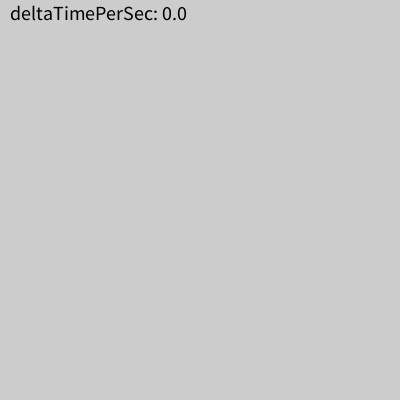
Frame 1 (no input)
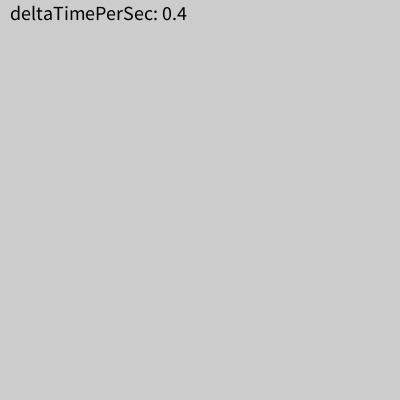
Frame 60 (the mouse pressed at the canvas centre just before this capture)
Frame 120 (the mouse held since frame 60 and released just before this capture): identical to frame 60, image omitted

The Processing sketch that drew these frames (run headless with seeded random() and noise(); from frame 60 on, the mouse is pressed at the canvas centre):

// Processing sketch: sk_anim_per_sec_practice_start
// ── sk_anim_per_sec_practice_start.pde
int secondCurrent;     // 現在の秒（0~59）
int secondPrev;        // 前フレームの秒（0~59）
float millisPrevSec;   // プログラム開始から前回の秒が変わった時までの経過時間（ミリ秒）

void setup()
{
  size( 400, 400 );
  frameRate( 30 );
  millisPrevSec = 0;
}

void draw()
{
  background( 204 );
  
  // === Time Update ===
  int secondCurrent = second();    // 現在の秒（0~60）
  float millisCurrent = millis();  // プログラムの開始から現在までの経過時間（ミリ秒）
  
  if( secondCurrent != secondPrev )
  {
    millisPrevSec = millis();
  }
  
  // 前回の描画切り替わってから現在までの経過時間（秒,0~1）
  float deltaTimePerSec = ( millisCurrent - millisPrevSec ) / 1000;
  
  // === アニメーションを記述 ===
  
  /** 
    ここでdeltaTimePerSecを使用して図形を描画する．
  */
  
  // 時間をデバッグ表示
  fill( 0 );
  textSize(20);
  text( "deltaTimePerSec: " + deltaTimePerSec, 10, 20 );
  
  // === Time Update ===
  secondPrev = secondCurrent;
}
